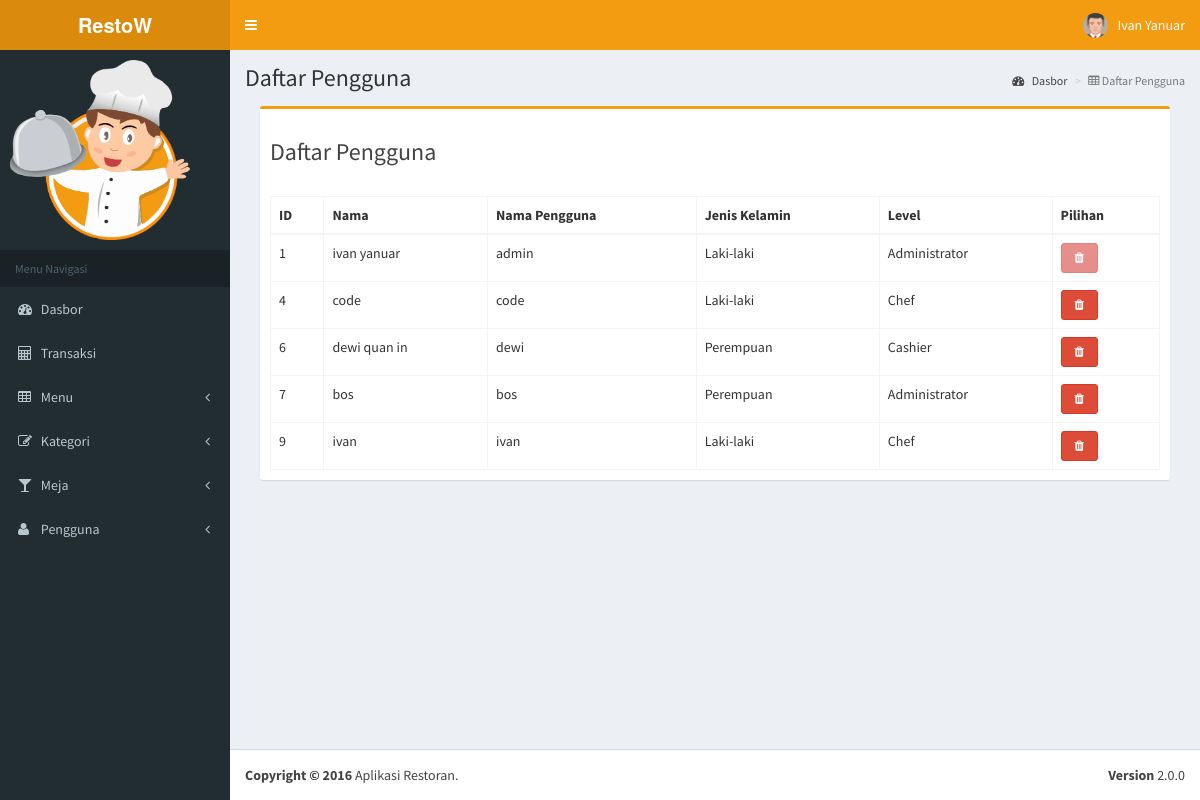
Page /admin/user.php (signed in) on the committed database.
### tables this page shows
CREATE TABLE IF NOT EXISTS `users` (
  `id_user` int(10) NOT NULL,
  `nm_user` varchar(50) NOT NULL,
  `username` varchar(25) NOT NULL,
  `password` varchar(255) NOT NULL,
  `gender` int(1) NOT NULL,
  `level` int(1) NOT NULL,
  `lu` datetime NOT NULL
);

### class/dbconfig.php (called while the page is built, shortened)
<?php
  class Database
  {
        ?>
        <?php
    public function is_logged_in()
    {
      if(isset($_SESSION['username']))
      {
        return true;
      }
    }
  }
?>

### admin/user.php (the view, shortened to what this page needs)
<?php
  require_once '../class/user.php';
  $user = new User();
  if(!$user->is_logged_in())
  {
    header('location: login.php');
  }else{
    if($_SESSION['level'] != 1){
      echo "<script>
        location.href='transaction.php';
      </script>";
    }else{
      include_once('core/head.php');
      include_once('core/header.php');
      include_once('core/sidebar.php');
?>
      <div class="content-wrapper" style="min-height:901px;">
        <section class="content-header">
          <h1>
            Daftar Pengguna
          </h1>
          <ol class="breadcrumb">
            <li><a href="index.php"><i class="fa fa-dashboard"></i> Dasbor</a></li>
            <li class="active"><i class="fa fa-table"></i> Daftar Pengguna</li>
          </ol>
        </section>
        <section class="content">
          <div class="col-lg-12">
            <div class="box box-warning">
              <div class="box-header">
                <h3>Daftar Pengguna</h3>
              </div>
              <div class="box-body table-responsive">
                <table id="user" class="table table-bordered">
                  <thead>
                    <tr>
                      <th>ID</th>
                      <th>Nama</th>
                      <th>Nama Pengguna</th>
                      <th>Jenis Kelamin</th>
                      <th>Level</th>
                      <?php
                      if($_SESSION['level'] == 1){
                        echo "<th>Pilihan</th>";
                      }
                      ?>
                    </tr>
                  </thead>
                  <tbody>
                    <?php
                      $stmt = $user->getAllUsers();
                      if($stmt->rowCount() > 0)
                      {
                        while($row = $stmt->fetch(PDO::FETCH_ASSOC))
                        {
                          $jk='';
                          if($row['gender'] == 1){
                            $jk = "Laki-laki";
                          }else{
                            $jk = "Perempuan";
                          }
                          $level = '';
                          if($row['level'] == 1){
                            $level = "Administrator";
                          }elseif($row['level'] == 2) {
                            $level = "Chef";
                          }elseif ($row['level'] == 3) {
                            $level = "Cashier";
                          }
                          ?>
                          <tr>
                            <td><?= $row['id_user']; ?></td>
                            <td><?= $row['nm_user']; ?></td>
                            <td><?= $row['username']; ?></td>
                            <td><?= $jk; ?></td>
                            <td><?= $level; ?></td>
                            <?php
                            if($_SESSION['level'] == 1){
                              if($row['id_user'] != $_SESSION['id_user']){
                                echo "<td><a href='?hapus_id=".$row['id_user']."' role='button' class='btn btn-danger btn-sm'><i class='fa fa-fw fa-trash'></i></a></td>";
                              }else{
                                echo "<td><a href='#' role='button' class='btn btn-danger btn-sm disabled'><i class='fa fa-fw fa-trash'></i></a></td>";
                              }
                            }
                            ?>
                          </tr>
                        <?php
                      }
                    }else{
                      ?>
                      <tr>
                        <td colspan="6" align="center">Tidak ada data untuk ditampilkan.</td>
                      </tr>
                      <?php
                    }
                    ?>
                  </tbody>
                </table>
              </div>
            </div>
          </div>
        </section>
      </div>
<?php
      include_once('core/footer.php');
    }
  }
?>

### rows in the picture
users: id_user "1", nm_user "ivan yanuar", username "admin", gender "Laki-laki", level "Administrator"
users: id_user "4", nm_user "code", username "code", gender "Laki-laki", level "Chef"
users: id_user "6", nm_user "dewi quan in", username "dewi", gender "Perempuan", level "Cashier"
users: id_user "7", nm_user "bos", username "bos", gender "Perempuan", level "Administrator"
users: id_user "9", nm_user "ivan", username "ivan", gender "Laki-laki", level "Chef"

### other values in the picture
$user->nm_user() "Ivan Yanuar"
